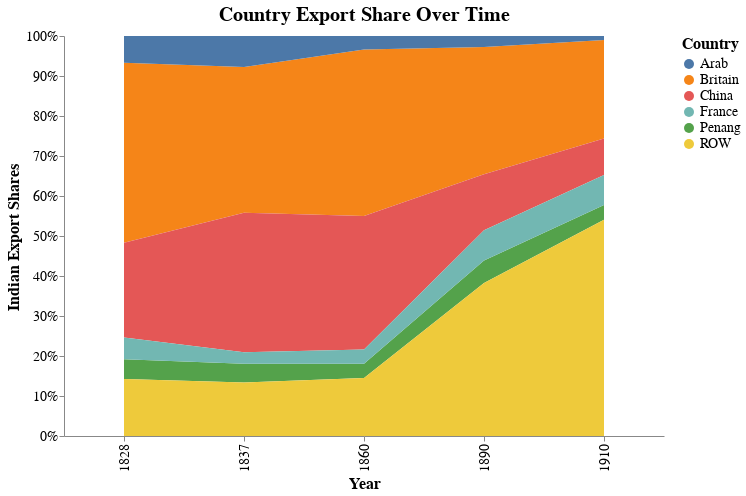

The cell this chart's notebook holds for it:
### Code cell
import altair as alt


chart = alt.Chart(df_1).mark_area().encode(
    alt.X('year:O', axis=alt.Axis(title='Year')),
    alt.Y('Country_Export_Share:Q', stack='normalize', axis=alt.Axis(title='Indian Export Shares')),
    alt.Color('country:N', legend=alt.Legend(title='Country'))
).properties(
    width=600,
    height=400,
    title='Country Export Share Over Time'
).configure_legend(
    labelLimit=0,
    titleFontSize=16,
    labelFontSize=14
).configure_view(
    strokeWidth=0
).configure_axis(
    labelFontSize=14,
    titleFontSize=16,
    grid=False
).configure_title(
    fontSize=20
)

chart.display()

### Figure 1 — Vega-Lite specification as saved in the notebook (floating-point values rounded to 4 significant figures)
{"config": {"view": {"continuousWidth": 400, "continuousHeight": 300, "strokeWidth": 0}, "axis": {"grid": false, "labelFontSize": 14, "titleFontSize": 16}, "legend": {"labelFontSize": 14, "labelLimit": 0, "titleFontSize": 16}, "title": {"fontSize": 20}}, "data": {"name": "data-02c4902c701055fa948d7f9bffef9db8"}, "mark": "area", "encoding": {"color": {"field": "country", "legend": {"title": "Country"}, "type": "nominal"}, "x": {"axis": {"title": "Year"}, "field": "year", "type": "ordinal"}, "y": {"axis": {"title": "Indian Export Shares"}, "field": "Country_Export_Share", "stack": "normalize", "type": "quantitative"}}, "height": 400, "title": "Country Export Share Over Time", "width": 600, "$schema": "https://vega.github.io/schema/vega-lite/v4.17.0.json", "datasets": {"data-02c4902c701055fa948d7f9bffef9db8": [{"year": 1828, "country": "Britain", "export_share": 48.2, "Total_Export_Share": 107.2, "Country_Export_Share": 0.4496}, {"year": 1828, "country": "China", "export_share": 25.4, "Total_Export_Share": 107.2, "Country_Export_Share": 0.2369}, {"year": 1828, "country": "Arab", "export_share": 7.2, "Total_Export_Share": 107.2, "Country_Export_Share": 0.06716}, {"year": 1828, "country": "Penang", "export_share": 5.3, "Total_Export_Share": 107.2, "Country_Export_Share": 0.04944}, {"year": 1828, "country": "France ", "export_share": 5.8, "Total_Export_Share": 107.2, "Country_Export_Share": 0.0541}, {"year": 1828, "country": "ROW", "export_share": 15.3, "Total_Export_Share": 107.2, "Country_Export_Share": 0.1427}, {"year": 1837, "country": "Britain", "export_share": 39.5, "Total_Export_Share": 108.4, "Country_Export_Share": 0.3644}, {"year": 1837, "country": "China", "export_share": 37.8, "Total_Export_Share": 108.4, "Country_Export_Share": 0.3487}, {"year": 1837, "country": "Arab", "export_share": 8.4, "Total_Export_Share": 108.4, "Country_Export_Share": 0.07749}, {"year": 1837, "country": "Penang", "export_share": 5.1, "Total_Export_Share": 108.4, "Country_Export_Share": 0.04705}, {"year": 1837, "country": "France ", "export_share": 3.1, "Total_Export_Share": 108.4, "Country_Export_Share": 0.0286}, {"year": 1837, "country": "ROW", "export_share": 14.5, "Total_Export_Share": 108.4, "Country_Export_Share": 0.1338}, {"year": 1860, "country": "Britain", "export_share": 43.1, "Total_Export_Share": 103.5, "Country_Export_Share": 0.4164}, {"year": 1860, "country": "China", "export_share": 34.5, "Total_Export_Share": 103.5, "Country_Export_Share": 0.3333}, {"year": 1860, "country": "Arab", "export_share": 3.5, "Total_Export_Share": 103.5, "Country_Export_Share": 0.03382}, {"year": 1860, "country": "Penang", "export_share": 3.7, "Total_Export_Share": 103.5, "Country_Export_Share": 0.03575}, {"year": 1860, "country": "France ", "export_share": 3.7, "Total_Export_Share": 103.5, "Country_Export_Share": 0.03575}, {"year": 1860, "country": "ROW", "export_share": 15.0, "Total_Export_Share": 103.5, "Country_Export_Share": 0.1449}, {"year": 1890, "country": "Britain", "export_share": 32.7, "Total_Export_Share": 102.8, "Country_Export_Share": 0.3181}, {"year": 1890, "country": "China", "export_share": 14.4, "Total_Export_Share": 102.8, "Country_Export_Share": 0.1401}, {"year": 1890, "country": "Arab", "export_share": 2.8, "Total_Export_Share": 102.8, "Country_Export_Share": 0.02724}, {"year": 1890, "country": "Penang", "export_share": 5.8, "Total_Export_Share": 102.8, "Country_Export_Share": 0.05642}, {"year": 1890, "country": "France ", "export_share": 7.8, "Total_Export_Share": 102.8, "Country_Export_Share": 0.07588}, {"year": 1890, "country": "ROW", "export_share": 39.3, "Total_Export_Share": 102.8, "Country_Export_Share": 0.3823}, {"year": 1910, "country": "Britain", "export_share": 24.9, "Total_Export_Share": 101.0, "Country_Export_Share": 0.2465}, {"year": 1910, "country": "China", "export_share": 9.2, "Total_Export_Share": 101.0, "Country_Export_Share": 0.09109}, {"year": 1910, "country": "Arab", "export_share": 1.0, "Total_Export_Share": 101.0, "Country_Export_Share": 0.009901}, {"year": 1910, "country": "Penang", "export_share": 3.7, "Total_Export_Share": 101.0, "Country_Export_Share": 0.03663}, {"year": 1910, "country": "France ", "export_share": 7.6, "Total_Export_Share": 101.0, "Country_Export_Share": 0.07525}, {"year": 1910, "country": "ROW", "export_share": 54.6, "Total_Export_Share": 101.0, "Country_Export_Share": 0.5406}]}}
